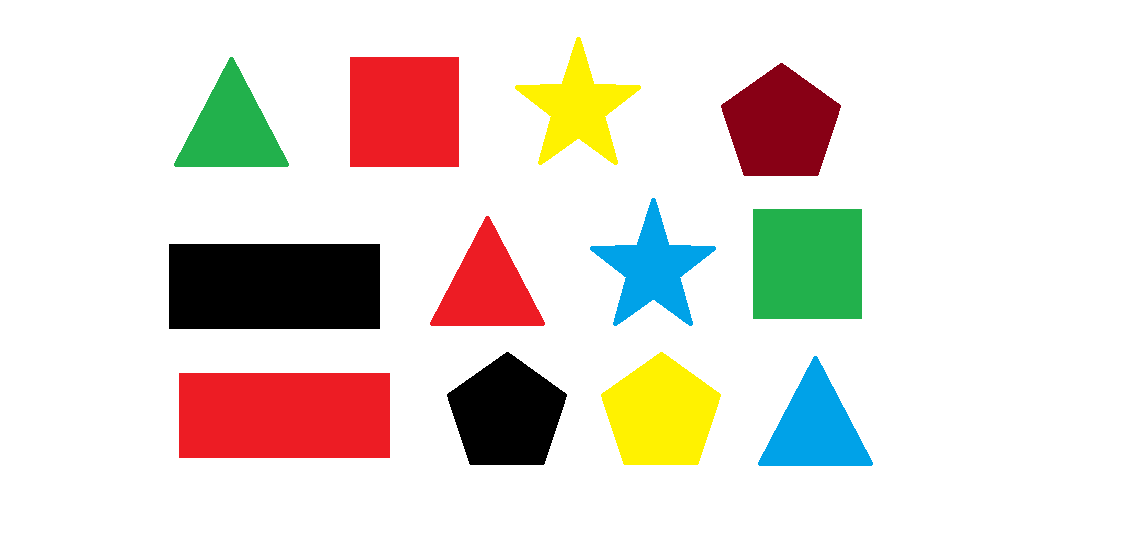
#> input picture Gustavo Ortiz/entrega-cv2/objects.png, 1137 x 533 px
$ python cv.py
#> lines starting #> are read from the running program, lines starting #| are printed output that depends on the picture; after the words box and inside, x2 and y2 are one past the last pixel; in counts of white or black regions, pixels touching at a corner belong together
import numpy as np
import cv2

data = {'Quadrado_Vermelho': {'Geometria': 4, 'Cor': 54}, 'Retangulo_Preto': {'Geometria': 4, 'Cor': 0}, 'Triangulo_Azul': {'Geometria': 3, 'Cor': 164}}
imagem = cv2.imread('objects.png')
#> imagem is the input picture: shape (533, 1137, 3); mean B, G, R 214, 221, 228.3
imagemCinza = cv2.cvtColor(imagem, cv2.COLOR_RGB2GRAY)
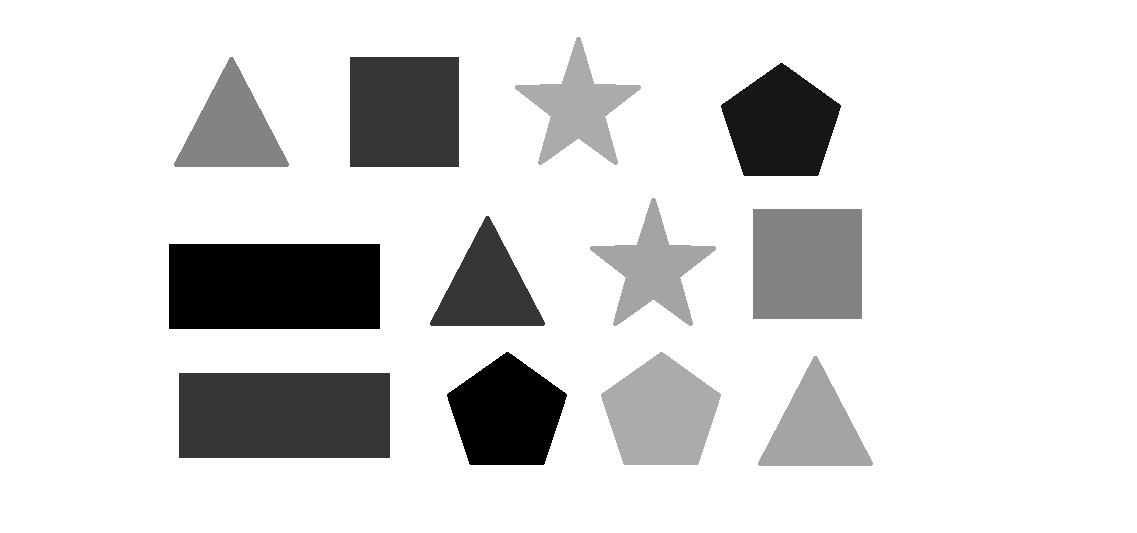
#> imagemCinza: shape (533, 1137); min 0, max 255, mean 219.7

for chave in data.keys():
    filtro = np.where(imagemCinza != data[chave]['Cor'], 255, imagemCinza)
    bordas = cv2.Canny(filtro, 100, 200)
    contornos, _ = cv2.findContours(bordas, cv2.RETR_TREE, cv2.CHAIN_APPROX_SIMPLE)
    for contorno in contornos:
        epsilon = 0.01 * cv2.arcLength(contorno, True)
        aproximacao = cv2.approxPolyDP(contorno, epsilon, True)
        if cv2.isContourConvex(aproximacao) and len(aproximacao) == data[chave]['Geometria']:
            localizacao = aproximacao
    x, y, w, h = cv2.boundingRect(localizacao)
    figura = imagem[y:y+h, x:x+w]
    cv2.imwrite(f'{chave}.png', figura)
#> this loop made 3 passes
#> pass 1, `filtro = np.where(imagemCinza != data[chave]['Cor'], 255, imagemCinza)`:
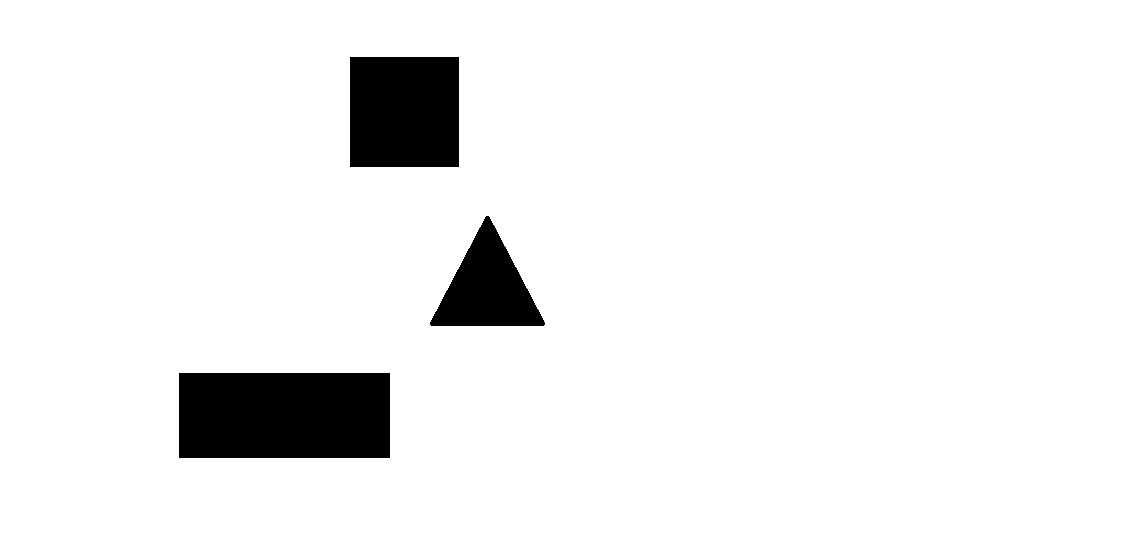
#> filtro: shape (533, 1137); values 54 (black) and 255 (white), 94% white; 3 black regions, box (x1, y1, x2, y2) and area: (179, 373, 390, 458) 17935, (350, 57, 459, 167) 11990, (430, 216, 545, 326) 6661
#> pass 1, `bordas = cv2.Canny(filtro, 100, 200)`:
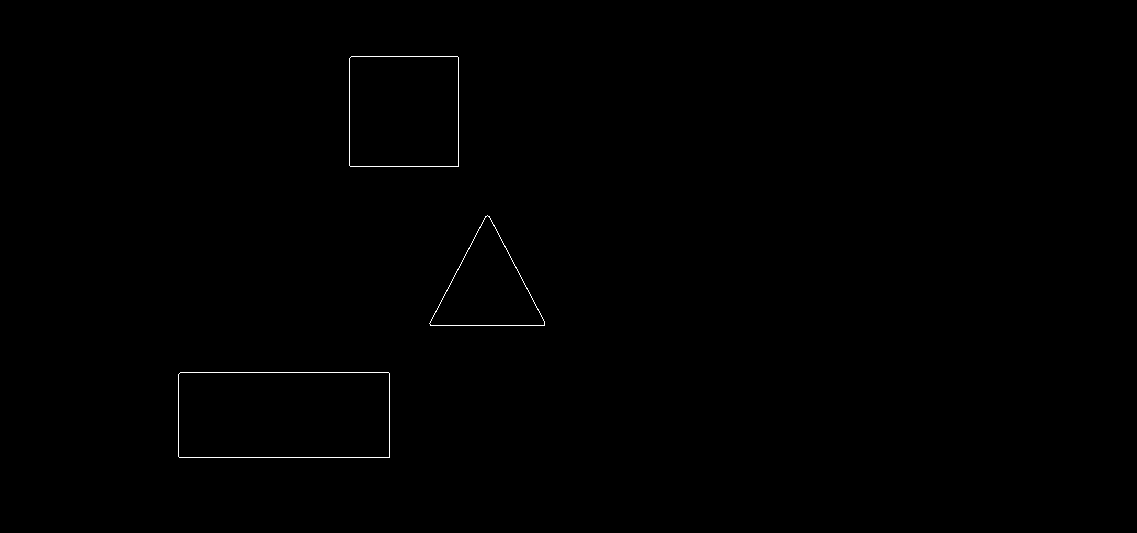
#> bordas: shape (533, 1137); 0.23% white in thin lines or dots, all inside (x1, y1, x2, y2) = (178, 56, 545, 458)
#> pass 1, `figura = imagem[y:y+h, x:x+w]`:
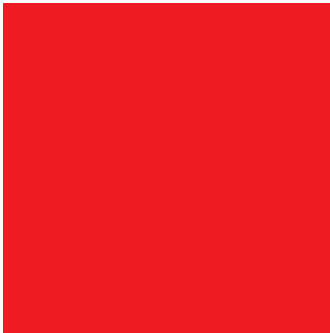
#> figura: shape (111, 110, 3) (shown 3 times larger); mean B, G, R 39.9, 32.1, 237.3
#> pass 2, `filtro = np.where(imagemCinza != data[chave]['Cor'], 255, imagemCinza)`:
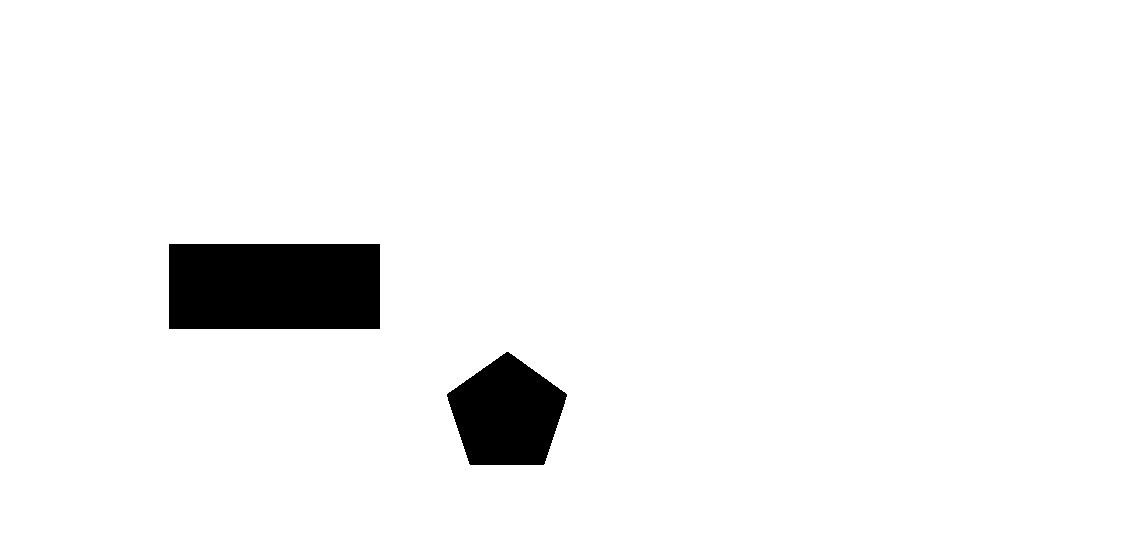
#> filtro: shape (533, 1137); 95.5% white; 2 black regions, box (x1, y1, x2, y2) and area: (169, 244, 380, 329) 17935, (447, 352, 567, 465) 9491
#> after the loop:
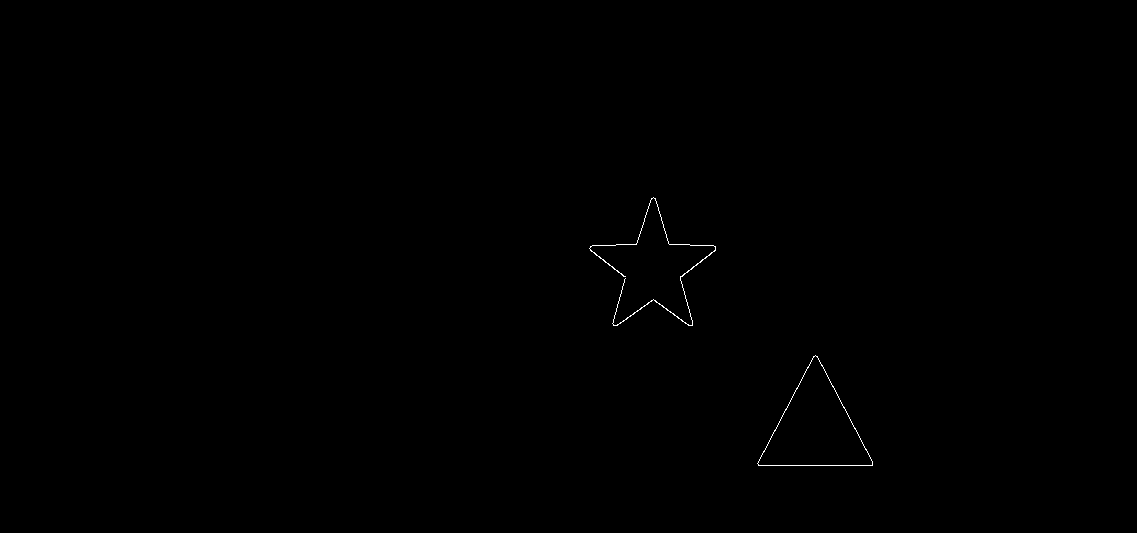
#> bordas: shape (533, 1137); 0.14% white in thin lines or dots, all inside (x1, y1, x2, y2) = (589, 197, 873, 466)
#> after the loop:
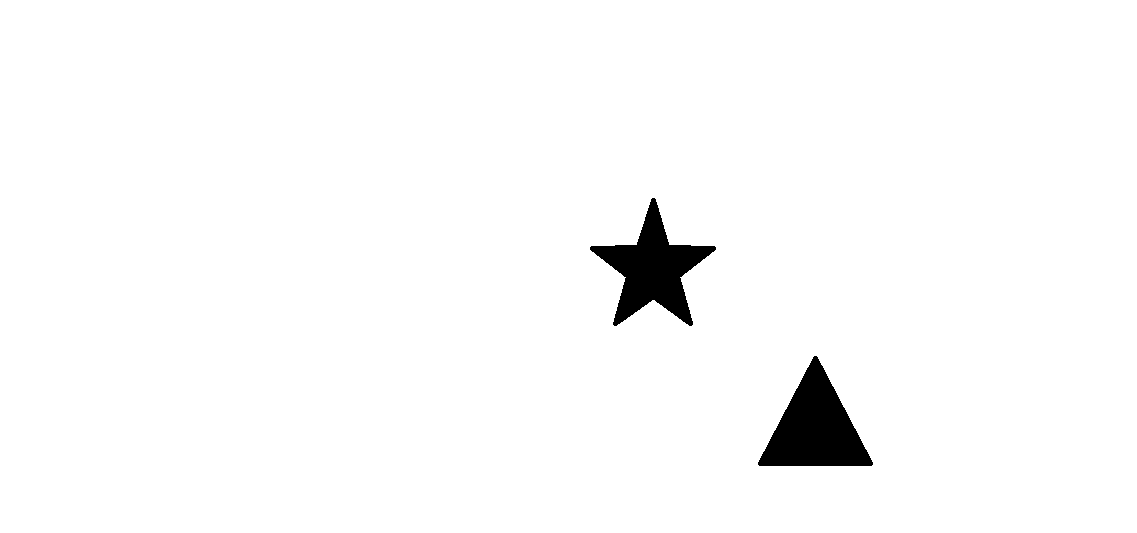
#> filtro: shape (533, 1137); values 164 (black) and 255 (white), 97.9% white; 2 black regions, box (x1, y1, x2, y2) and area: (758, 356, 873, 466) 6661, (590, 198, 716, 326) 6239
